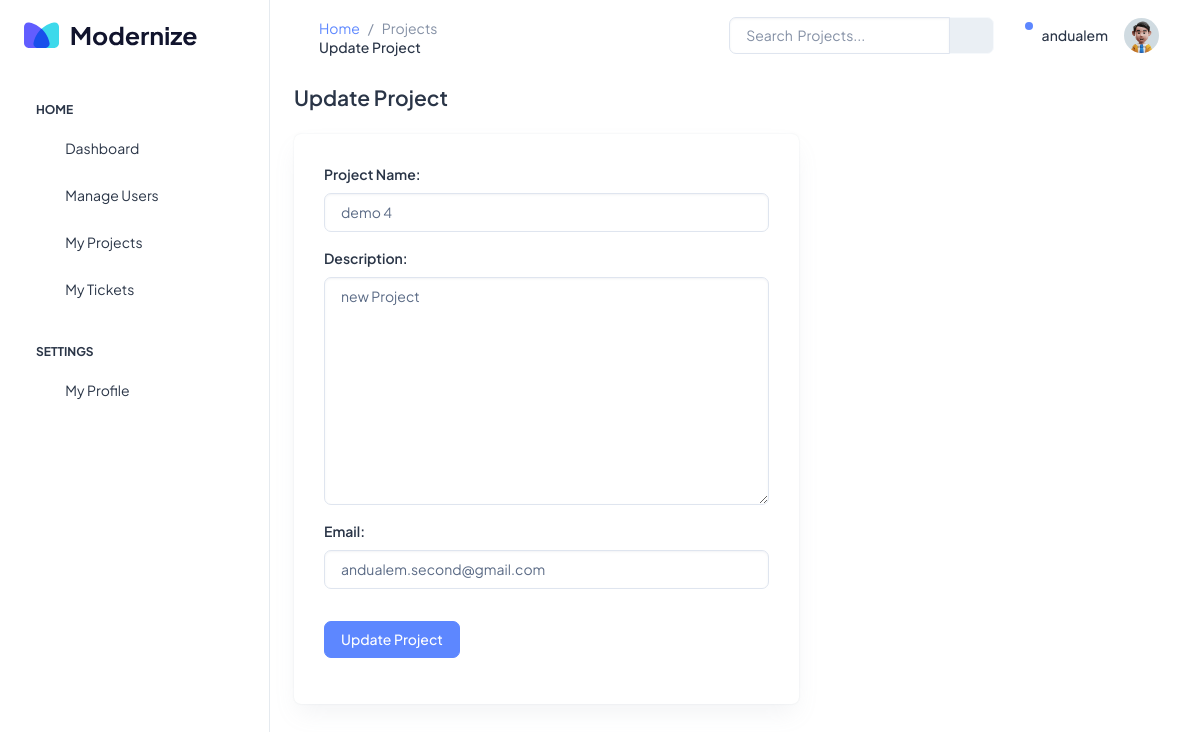
Screenshot of /projects/6/update with the database file from the repository.
### projects/models.py (models this page shows)
class Project(models.Model):
    name = models.CharField(max_length=200, blank=False)
    description = models.TextField()
    email = models.EmailField()
    def __str__(self):
        return self.name

### projects/views.py (the view)
# urls.py: path("<int:pk>/update", views.ProjectUpdateView.as_view(), name="edit_project"),
class ProjectUpdateView(UpdateView):
    template_name = "projects/update_project.html"
    form_class = ProjectForm
    model = Project
    success_url = "/projects"
    context_object_name = "project"
    def get_context_data(self, **kwargs):
        context = super().get_context_data(**kwargs)
        print(context)
        return context

### projects/forms.py
class ProjectForm(ModelForm):
    class Meta:
        model = Project
        fields = "__all__"
        labels = {"name": "Project Name"}
    def __init__(self, *args, **kwargs):
        super(ProjectForm, self).__init__(*args, **kwargs)
        for visible in self.visible_fields():
            visible.field.widget.attrs["class"] = "form-control"

### projects/templates/projects/update_project.html (shortened to what this page needs)
{% extends 'base.html' %}
{% load static %}
{% block title %} Projects {% endblock title %}
{% block subtitle %} Update Project {% endblock subtitle %}
{% block content %}
<div class="row">
    <div class="col-md-7">
        <h4 class="fw-semibold mb-4">Update Project</h4>
        <div class="card">
            <div class="card-body">
                <form
                    method="POST"
                    action="{% url 'edit_project' project.id %}"
                >
                    {% csrf_token %} {% for field in form %}
                    <div
                        class="form-group mb-3 {% if field.errors %} errors {% endif %}"
                    >
                        <label for="exampleFormControlInput1" class="form-label"
                            >{{ field.label_tag }}</label
                        >
                        {{ field }} {{ field.errors }}
                    </div>
                    {% endfor %}
                    <button class="btn btn-primary my-3" type="submit">
                        Update Project
                    </button>
                </form>
            </div>
        </div>
    </div>
</div>
{% endblock content %}

### rows the page displays
Project: form "demo 4" "new Project" "andualem.second@gmail.com"

### other values shown
{{ field.label_tag }} "Project Name:" "Description:" "Email:"
